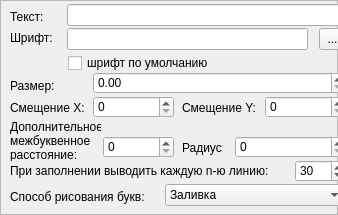
          <widget class="QWidget" name="scrollAreaWidgetContents_4">
           <property name="geometry">
            <rect>
             <x>0</x>
             <y>0</y>
             <width>338</width>
             <height>215</height>
            </rect>
           </property>
           <layout class="QVBoxLayout" name="verticalLayout_7">
            <property name="margin">
             <number>0</number>
            </property>
            <item>
             <widget class="QFrame" name="frameText">
              <property name="minimumSize">
               <size>
                <width>0</width>
                <height>215</height>
               </size>
              </property>
              <property name="frameShape">
               <enum>QFrame::StyledPanel</enum>
              </property>
              <property name="frameShadow">
               <enum>QFrame::Raised</enum>
              </property>
              <widget class="QLineEdit" name="lineEditText">
               <property name="geometry">
                <rect>
                 <x>67</x>
                 <y>4</y>
                 <width>281</width>
                 <height>22</height>
                </rect>
               </property>
              </widget>
              <widget class="QLabel" name="label_72">
               <property name="geometry">
                <rect>
                 <x>10</x>
                 <y>9</y>
                 <width>41</width>
                 <height>16</height>
                </rect>
               </property>
               <property name="text">
                <string>Текст:</string>
               </property>
              </widget>
              <widget class="QLabel" name="label_73">
               <property name="geometry">
                <rect>
                 <x>10</x>
                 <y>100</y>
                 <width>81</width>
                 <height>16</height>
                </rect>
               </property>
               <property name="text">
                <string>Смещение X:</string>
               </property>
              </widget>
              <widget class="QLabel" name="label_74">
               <property name="geometry">
                <rect>
                 <x>182</x>
                 <y>100</y>
                 <width>81</width>
                 <height>16</height>
                </rect>
               </property>
               <property name="text">
                <string>Смещение Y:</string>
               </property>
              </widget>
              <widget class="QLineEdit" name="lineEditFont">
               <property name="geometry">
                <rect>
                 <x>67</x>
                 <y>28</y>
                 <width>241</width>
                 <height>22</height>
                </rect>
               </property>
              </widget>
              <widget class="QLabel" name="label_75">
               <property name="geometry">
                <rect>
                 <x>10</x>
                 <y>30</y>
                 <width>51</width>
                 <height>16</height>
                </rect>
               </property>
               <property name="text">
                <string>Шрифт:</string>
               </property>
              </widget>
              <widget class="QToolButton" name="toolButtonFontPath">
               <property name="geometry">
                <rect>
                 <x>319</x>
                 <y>28</y>
                 <width>27</width>
                 <height>22</height>
                </rect>
               </property>
               <property name="text">
                <string>...</string>
               </property>
              </widget>
              <widget class="QLabel" name="label_76">
               <property name="geometry">
                <rect>
                 <x>10</x>
                 <y>78</y>
                 <width>51</width>
                 <height>16</height>
                </rect>
               </property>
               <property name="text">
                <string>Размер:</string>
               </property>
              </widget>
              <widget class="QDoubleSpinBox" name="doubleSpinBoxTextSize">
               <property name="geometry">
                <rect>
                 <x>93</x>
                 <y>72</y>
                 <width>253</width>
                 <height>22</height>
                </rect>
               </property>
               <property name="maximum">
                <double>300.000000000000000</double>
               </property>
              </widget>
              <widget class="QSpinBox" name="spinTextX">
               <property name="geometry">
                <rect>
                 <x>93</x>
                 <y>96</y>
                 <width>81</width>
                 <height>22</height>
                </rect>
               </property>
               <property name="maximum">
                <number>9999999</number>
               </property>
               <property name="singleStep">
                <number>500</number>
               </property>
              </widget>
              <widget class="QSpinBox" name="spinTextY">
               <property name="geometry">
                <rect>
                 <x>265</x>
                 <y>96</y>
                 <width>81</width>
                 <height>22</height>
                </rect>
               </property>
               <property name="maximum">
                <number>9999999</number>
               </property>
               <property name="singleStep">
                <number>500</number>
               </property>
              </widget>
              <widget class="QCheckBox" name="checkBoxFontInternal">
               <property name="geometry">
                <rect>
                 <x>68</x>
                 <y>53</y>
                 <width>151</width>
                 <height>20</height>
                </rect>
               </property>
               <property name="text">
                <string>шрифт по умолчанию</string>
               </property>
              </widget>
              <widget class="QLabel" name="label_77">
               <property name="geometry">
                <rect>
                 <x>10</x>
                 <y>189</y>
                 <width>141</width>
                 <height>16</height>
                </rect>
               </property>
               <property name="text">
                <string>Способ рисования букв:</string>
               </property>
              </widget>
              <widget class="QComboBox" name="comboWayOfDrawing">
               <property name="geometry">
                <rect>
                 <x>165</x>
                 <y>184</y>
                 <width>181</width>
                 <height>22</height>
                </rect>
               </property>
               <item>
                <property name="text">
                 <string>Заливка</string>
                </property>
               </item>
               <item>
                <property name="text">
                 <string>Контур</string>
                </property>
               </item>
               <item>
                <property name="text">
                 <string>Контур и заливка</string>
                </property>
               </item>
              </widget>
              <widget class="QLabel" name="label_78">
               <property name="geometry">
                <rect>
                 <x>10</x>
                 <y>163</y>
                 <width>281</width>
                 <height>16</height>
                </rect>
               </property>
               <property name="text">
                <string>При заполнении выводить каждую n-ю линию:</string>
               </property>
              </widget>
              <widget class="QSpinBox" name="spinPrintEveryLine">
               <property name="geometry">
                <rect>
                 <x>295</x>
                 <y>160</y>
                 <width>51</width>
                 <height>22</height>
                </rect>
               </property>
               <property name="minimum">
                <number>1</number>
               </property>
               <property name="maximum">
                <number>999999</number>
               </property>
               <property name="value">
                <number>30</number>
               </property>
              </widget>
              <widget class="QLabel" name="label_79">
               <property name="geometry">
                <rect>
                 <x>182</x>
                 <y>140</y>
                 <width>41</width>
                 <height>16</height>
                </rect>
               </property>
               <property name="text">
                <string>Радиус:</string>
               </property>
              </widget>
              <widget class="QSpinBox" name="spinRadiusText">
               <property name="geometry">
                <rect>
                 <x>235</x>
                 <y>136</y>
                 <width>111</width>
                 <height>22</height>
                </rect>
               </property>
               <property name="minimum">
                <number>0</number>
               </property>
               <property name="maximum">
                <number>9999999</number>
               </property>
               <property name="singleStep">
                <number>100</number>
               </property>
               <property name="value">
                <number>0</number>
               </property>
              </widget>
              <widget class="QLabel" name="label_80">
               <property name="geometry">
                <rect>
                 <x>10</x>
                 <y>120</y>
                 <width>91</width>
                 <height>41</height>
                </rect>
               </property>
               <property name="text">
                <string>Дополнительное
межбуквенное
расстояние:</string>
               </property>
              </widget>
              <widget class="QSpinBox" name="spinAdditionalLetterSpaceText">
               <property name="geometry">
                <rect>
                 <x>103</x>
                 <y>136</y>
                 <width>71</width>
                 <height>22</height>
                </rect>
               </property>
               <property name="minimum">
                <number>0</number>
               </property>
               <property name="maximum">
                <number>9999999</number>
               </property>
               <property name="singleStep">
                <number>100</number>
               </property>
               <property name="value">
                <number>0</number>
               </property>
              </widget>
             </widget>
            </item>
           </layout>
          </widget>
